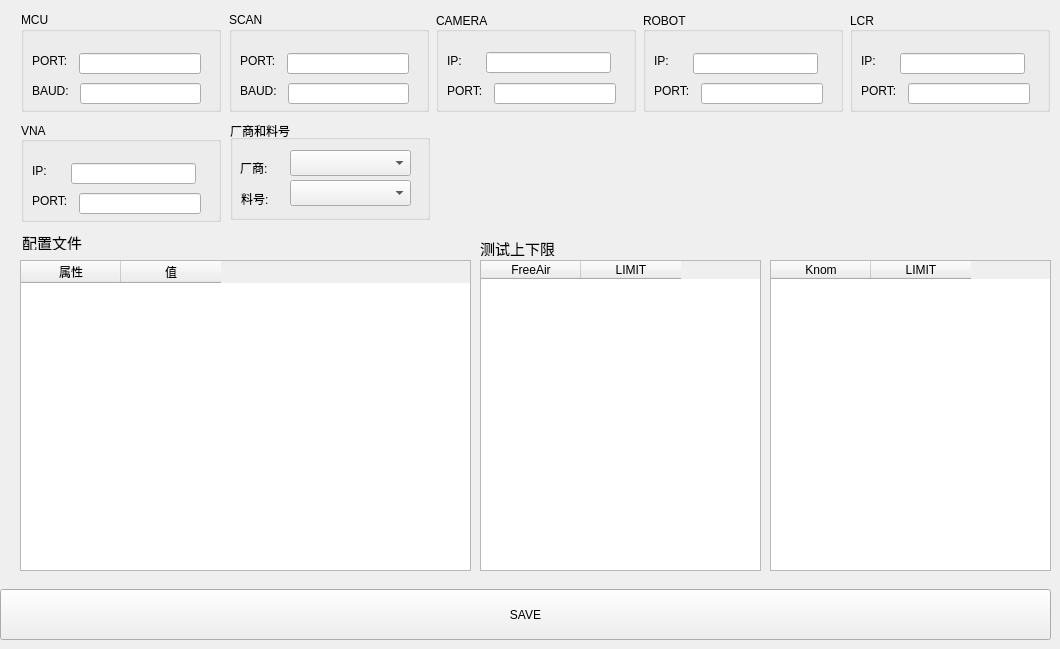
    <widget class="QWidget" name="tbSteup">
     <attribute name="title">
      <string>Steup</string>
     </attribute>
     <widget class="QPushButton" name="pbtnSteupSave">
      <property name="geometry">
       <rect>
        <x>0</x>
        <y>589</y>
        <width>1051</width>
        <height>51</height>
       </rect>
      </property>
      <property name="minimumSize">
       <size>
        <width>100</width>
        <height>50</height>
       </size>
      </property>
      <property name="text">
       <string>SAVE</string>
      </property>
     </widget>
     <widget class="QTableWidget" name="tabKnomLimit">
      <property name="geometry">
       <rect>
        <x>770</x>
        <y>260</y>
        <width>281</width>
        <height>311</height>
       </rect>
      </property>
      <property name="maximumSize">
       <size>
        <width>2000</width>
        <height>16777215</height>
       </size>
      </property>
      <property name="layoutDirection">
       <enum>Qt::LeftToRight</enum>
      </property>
      <property name="editTriggers">
       <set>QAbstractItemView::NoEditTriggers</set>
      </property>
      <property name="textElideMode">
       <enum>Qt::ElideMiddle</enum>
      </property>
      <column>
       <property name="text">
        <string>Knom</string>
       </property>
      </column>
      <column>
       <property name="text">
        <string>LIMIT</string>
       </property>
      </column>
     </widget>
     <widget class="QTableWidget" name="tabFreeLimit">
      <property name="geometry">
       <rect>
        <x>480</x>
        <y>260</y>
        <width>281</width>
        <height>311</height>
       </rect>
      </property>
      <property name="maximumSize">
       <size>
        <width>2000</width>
        <height>16777215</height>
       </size>
      </property>
      <property name="layoutDirection">
       <enum>Qt::LeftToRight</enum>
      </property>
      <property name="editTriggers">
       <set>QAbstractItemView::NoEditTriggers</set>
      </property>
      <property name="textElideMode">
       <enum>Qt::ElideMiddle</enum>
      </property>
      <column>
       <property name="text">
        <string>FreeAir</string>
       </property>
      </column>
      <column>
       <property name="text">
        <string>LIMIT</string>
       </property>
      </column>
     </widget>
     <widget class="QLabel" name="label_28">
      <property name="geometry">
       <rect>
        <x>480</x>
        <y>240</y>
        <width>121</width>
        <height>16</height>
       </rect>
      </property>
      <property name="font">
       <font>
        <family>黑体</family>
        <pointsize>11</pointsize>
       </font>
      </property>
      <property name="text">
       <string>测试上下限</string>
      </property>
     </widget>
     <widget class="QLabel" name="label_27">
      <property name="geometry">
       <rect>
        <x>22</x>
        <y>234</y>
        <width>131</width>
        <height>16</height>
       </rect>
      </property>
      <property name="font">
       <font>
        <family>黑体</family>
        <pointsize>11</pointsize>
       </font>
      </property>
      <property name="text">
       <string>配置文件</string>
      </property>
     </widget>
     <widget class="QTableWidget" name="tabwConfig">
      <property name="geometry">
       <rect>
        <x>20</x>
        <y>260</y>
        <width>451</width>
        <height>311</height>
       </rect>
      </property>
      <property name="maximumSize">
       <size>
        <width>2000</width>
        <height>16777215</height>
       </size>
      </property>
      <property name="layoutDirection">
       <enum>Qt::LeftToRight</enum>
      </property>
      <property name="editTriggers">
       <set>QAbstractItemView::NoEditTriggers</set>
      </property>
      <property name="textElideMode">
       <enum>Qt::ElideMiddle</enum>
      </property>
      <column>
       <property name="text">
        <string>属性</string>
       </property>
      </column>
      <column>
       <property name="text">
        <string>值</string>
       </property>
      </column>
     </widget>
     <widget class="QGroupBox" name="groupBox_2">
      <property name="geometry">
       <rect>
        <x>229</x>
        <y>12</y>
        <width>200</width>
        <height>100</height>
       </rect>
      </property>
      <property name="minimumSize">
       <size>
        <width>200</width>
        <height>100</height>
       </size>
      </property>
      <property name="title">
       <string>SCAN</string>
      </property>
      <widget class="QLabel" name="label_10">
       <property name="geometry">
        <rect>
         <x>11</x>
         <y>41</y>
         <width>39</width>
         <height>16</height>
        </rect>
       </property>
       <property name="text">
        <string>PORT:</string>
       </property>
      </widget>
      <widget class="QLineEdit" name="ldScanPort">
       <property name="geometry">
        <rect>
         <x>58</x>
         <y>41</y>
         <width>122</width>
         <height>21</height>
        </rect>
       </property>
      </widget>
      <widget class="QLabel" name="label_11">
       <property name="geometry">
        <rect>
         <x>11</x>
         <y>71</y>
         <width>40</width>
         <height>16</height>
        </rect>
       </property>
       <property name="text">
        <string>BAUD:</string>
       </property>
      </widget>
      <widget class="QLineEdit" name="ldScanBaud">
       <property name="geometry">
        <rect>
         <x>59</x>
         <y>71</y>
         <width>121</width>
         <height>21</height>
        </rect>
       </property>
      </widget>
     </widget>
     <widget class="QGroupBox" name="groupBox_3">
      <property name="geometry">
       <rect>
        <x>436</x>
        <y>12</y>
        <width>200</width>
        <height>100</height>
       </rect>
      </property>
      <property name="minimumSize">
       <size>
        <width>200</width>
        <height>100</height>
       </size>
      </property>
      <property name="title">
       <string>CAMERA</string>
      </property>
      <property name="alignment">
       <set>Qt::AlignLeading|Qt::AlignLeft|Qt::AlignVCenter</set>
      </property>
      <widget class="QLabel" name="label_14">
       <property name="geometry">
        <rect>
         <x>11</x>
         <y>41</y>
         <width>16</width>
         <height>16</height>
        </rect>
       </property>
       <property name="text">
        <string>IP:</string>
       </property>
      </widget>
      <widget class="QLineEdit" name="ldCameraIP">
       <property name="geometry">
        <rect>
         <x>50</x>
         <y>40</y>
         <width>125</width>
         <height>21</height>
        </rect>
       </property>
      </widget>
      <widget class="QLabel" name="label_12">
       <property name="geometry">
        <rect>
         <x>11</x>
         <y>71</y>
         <width>39</width>
         <height>16</height>
        </rect>
       </property>
       <property name="text">
        <string>PORT:</string>
       </property>
      </widget>
      <widget class="QLineEdit" name="ldCaneraPort">
       <property name="geometry">
        <rect>
         <x>58</x>
         <y>71</y>
         <width>122</width>
         <height>21</height>
        </rect>
       </property>
      </widget>
     </widget>
     <widget class="QGroupBox" name="groupBox">
      <property name="geometry">
       <rect>
        <x>21</x>
        <y>12</y>
        <width>200</width>
        <height>100</height>
       </rect>
      </property>
      <property name="minimumSize">
       <size>
        <width>200</width>
        <height>100</height>
       </size>
      </property>
      <property name="title">
       <string>MCU</string>
      </property>
      <widget class="QLabel" name="label_8">
       <property name="geometry">
        <rect>
         <x>11</x>
         <y>41</y>
         <width>39</width>
         <height>16</height>
        </rect>
       </property>
       <property name="text">
        <string>PORT:</string>
       </property>
      </widget>
      <widget class="QLineEdit" name="ldMcuPort">
       <property name="geometry">
        <rect>
         <x>58</x>
         <y>41</y>
         <width>122</width>
         <height>21</height>
        </rect>
       </property>
      </widget>
      <widget class="QLabel" name="label_9">
       <property name="geometry">
        <rect>
         <x>11</x>
         <y>71</y>
         <width>40</width>
         <height>16</height>
        </rect>
       </property>
       <property name="text">
        <string>BAUD:</string>
       </property>
      </widget>
      <widget class="QLineEdit" name="ldMcuBaud">
       <property name="geometry">
        <rect>
         <x>59</x>
         <y>71</y>
         <width>121</width>
         <height>21</height>
        </rect>
       </property>
      </widget>
     </widget>
     <widget class="QGroupBox" name="groupBox_5">
      <property name="geometry">
       <rect>
        <x>850</x>
        <y>12</y>
        <width>200</width>
        <height>100</height>
       </rect>
      </property>
      <property name="minimumSize">
       <size>
        <width>200</width>
        <height>100</height>
       </size>
      </property>
      <property name="title">
       <string>LCR</string>
      </property>
      <property name="alignment">
       <set>Qt::AlignLeading|Qt::AlignLeft|Qt::AlignVCenter</set>
      </property>
      <widget class="QLabel" name="label_16">
       <property name="geometry">
        <rect>
         <x>11</x>
         <y>71</y>
         <width>39</width>
         <height>16</height>
        </rect>
       </property>
       <property name="text">
        <string>PORT:</string>
       </property>
      </widget>
      <widget class="QLineEdit" name="ldLcrPort">
       <property name="geometry">
        <rect>
         <x>58</x>
         <y>71</y>
         <width>122</width>
         <height>21</height>
        </rect>
       </property>
      </widget>
      <widget class="QLabel" name="label_17">
       <property name="geometry">
        <rect>
         <x>11</x>
         <y>41</y>
         <width>16</width>
         <height>16</height>
        </rect>
       </property>
       <property name="text">
        <string>IP:</string>
       </property>
      </widget>
      <widget class="QLineEdit" name="ldLcrIP">
       <property name="geometry">
        <rect>
         <x>50</x>
         <y>41</y>
         <width>125</width>
         <height>21</height>
        </rect>
       </property>
      </widget>
     </widget>
     <widget class="QGroupBox" name="groupBox_4">
      <property name="geometry">
       <rect>
        <x>643</x>
        <y>12</y>
        <width>200</width>
        <height>100</height>
       </rect>
      </property>
      <property name="minimumSize">
       <size>
        <width>200</width>
        <height>100</height>
       </size>
      </property>
      <property name="title">
       <string>ROBOT</string>
      </property>
      <property name="alignment">
       <set>Qt::AlignLeading|Qt::AlignLeft|Qt::AlignVCenter</set>
      </property>
      <widget class="QLabel" name="label_15">
       <property name="geometry">
        <rect>
         <x>11</x>
         <y>41</y>
         <width>16</width>
         <height>16</height>
        </rect>
       </property>
       <property name="text">
        <string>IP:</string>
       </property>
      </widget>
      <widget class="QLineEdit" name="ldRobotIP">
       <property name="geometry">
        <rect>
         <x>50</x>
         <y>41</y>
         <width>125</width>
         <height>21</height>
        </rect>
       </property>
      </widget>
      <widget class="QLineEdit" name="ldRobotPort">
       <property name="geometry">
        <rect>
         <x>58</x>
         <y>71</y>
         <width>122</width>
         <height>21</height>
        </rect>
       </property>
      </widget>
      <widget class="QLabel" name="label_13">
       <property name="geometry">
        <rect>
         <x>11</x>
         <y>71</y>
         <width>39</width>
         <height>16</height>
        </rect>
       </property>
       <property name="text">
        <string>PORT:</string>
       </property>
      </widget>
     </widget>
     <widget class="QGroupBox" name="groupBox_6">
      <property name="geometry">
       <rect>
        <x>21</x>
        <y>122</y>
        <width>200</width>
        <height>100</height>
       </rect>
      </property>
      <property name="minimumSize">
       <size>
        <width>200</width>
        <height>100</height>
       </size>
      </property>
      <property name="title">
       <string>VNA</string>
      </property>
      <property name="alignment">
       <set>Qt::AlignLeading|Qt::AlignLeft|Qt::AlignVCenter</set>
      </property>
      <widget class="QLineEdit" name="ldVnaIP">
       <property name="geometry">
        <rect>
         <x>50</x>
         <y>41</y>
         <width>125</width>
         <height>21</height>
        </rect>
       </property>
      </widget>
      <widget class="QLabel" name="label_19">
       <property name="geometry">
        <rect>
         <x>11</x>
         <y>41</y>
         <width>16</width>
         <height>16</height>
        </rect>
       </property>
       <property name="text">
        <string>IP:</string>
       </property>
      </widget>
      <widget class="QLabel" name="label_18">
       <property name="geometry">
        <rect>
         <x>11</x>
         <y>71</y>
         <width>39</width>
         <height>16</height>
        </rect>
       </property>
       <property name="text">
        <string>PORT:</string>
       </property>
      </widget>
      <widget class="QLineEdit" name="ldVnaPort">
       <property name="geometry">
        <rect>
         <x>58</x>
         <y>71</y>
         <width>122</width>
         <height>21</height>
        </rect>
       </property>
      </widget>
     </widget>
     <widget class="QGroupBox" name="groupBox_8">
      <property name="geometry">
       <rect>
        <x>230</x>
        <y>120</y>
        <width>200</width>
        <height>100</height>
       </rect>
      </property>
      <property name="minimumSize">
       <size>
        <width>200</width>
        <height>100</height>
       </size>
      </property>
      <property name="title">
       <string>厂商和料号</string>
      </property>
      <property name="alignment">
       <set>Qt::AlignLeading|Qt::AlignLeft|Qt::AlignVCenter</set>
      </property>
      <widget class="QLabel" name="label_29">
       <property name="geometry">
        <rect>
         <x>10</x>
         <y>40</y>
         <width>41</width>
         <height>16</height>
        </rect>
       </property>
       <property name="text">
        <string>厂商:</string>
       </property>
      </widget>
      <widget class="QLabel" name="label_36">
       <property name="geometry">
        <rect>
         <x>11</x>
         <y>71</y>
         <width>39</width>
         <height>16</height>
        </rect>
       </property>
       <property name="text">
        <string>料号:</string>
       </property>
      </widget>
      <widget class="QComboBox" name="cmbAdress">
       <property name="geometry">
        <rect>
         <x>60</x>
         <y>30</y>
         <width>121</width>
         <height>26</height>
        </rect>
       </property>
      </widget>
      <widget class="QComboBox" name="cmbProduct">
       <property name="geometry">
        <rect>
         <x>60</x>
         <y>60</y>
         <width>121</width>
         <height>26</height>
        </rect>
       </property>
      </widget>
     </widget>
    </widget>
